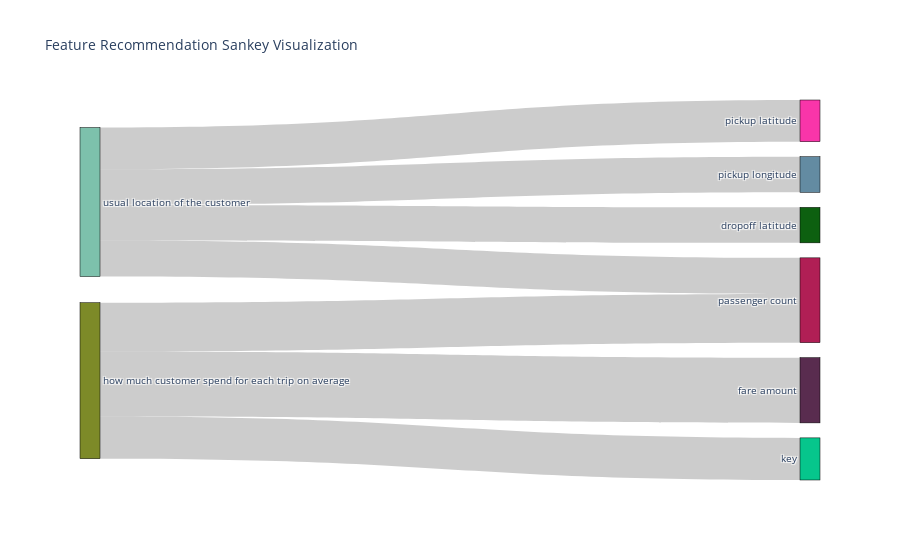

This figure's notebook cell:
### Code cell
test_building_corpus_2 = [
    'usual location of the customer',
    'how much customer spend for each trip on average'
]
df_5 = find_attr_by_relevance(df_attr_2,
                            building_corpus=test_building_corpus_2,
                            name_column='Name',
                            desc_column='Desc',
                            threshold=0.25)
fig_5 = sankey_visualization(df_5)
fig_5.show()

### Figure 1 — Plotly figure (JSON) as saved in the notebook; plotly's stock layout.template omitted (floating-point values rounded to 4 significant figures)
{"data": [{"link": {"source": [0, 0, 0, 0, 1, 1, 1], "target": [2, 3, 4, 5, 6, 3, 7], "value": [0.3327, 0.2881, 0.284, 0.2829, 0.5199, 0.3881, 0.3358]}, "node": {"color": ["#7DC1AC", "#7D8A28", "#F935A9", "#B01F55", "#638BA2", "#0D6010", "#592C4F", "#06C68C"], "label": ["usual location of the customer", "how much customer spend for each trip on average", "pickup latitude", "passenger count", "pickup longitude", "dropoff latitude", "fare amount", "key"], "line": {"color": ["#68C947", "#47E672", "#34B00A", "#36BB06", "#2727FA", "#D043FE", "#B6F613"], "width": 0.5}, "pad": 15, "thickness": 20}, "type": "sankey"}], "layout": {"font": {"size": 10}, "title": {"text": "Feature Recommendation Sankey Visualization"}}}
